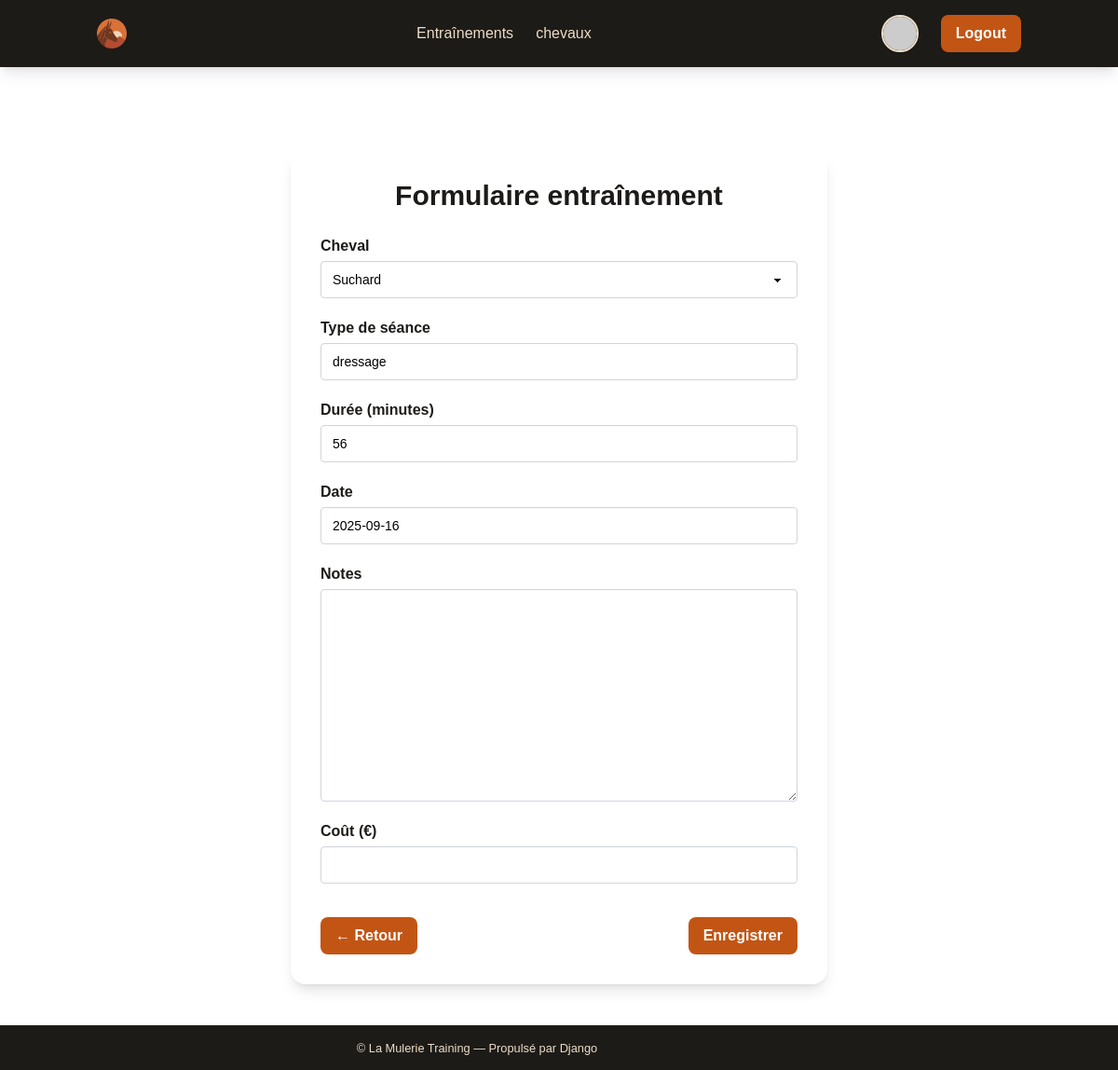
Before: /entrainement/5/edit/ (signed in) with the older database file.
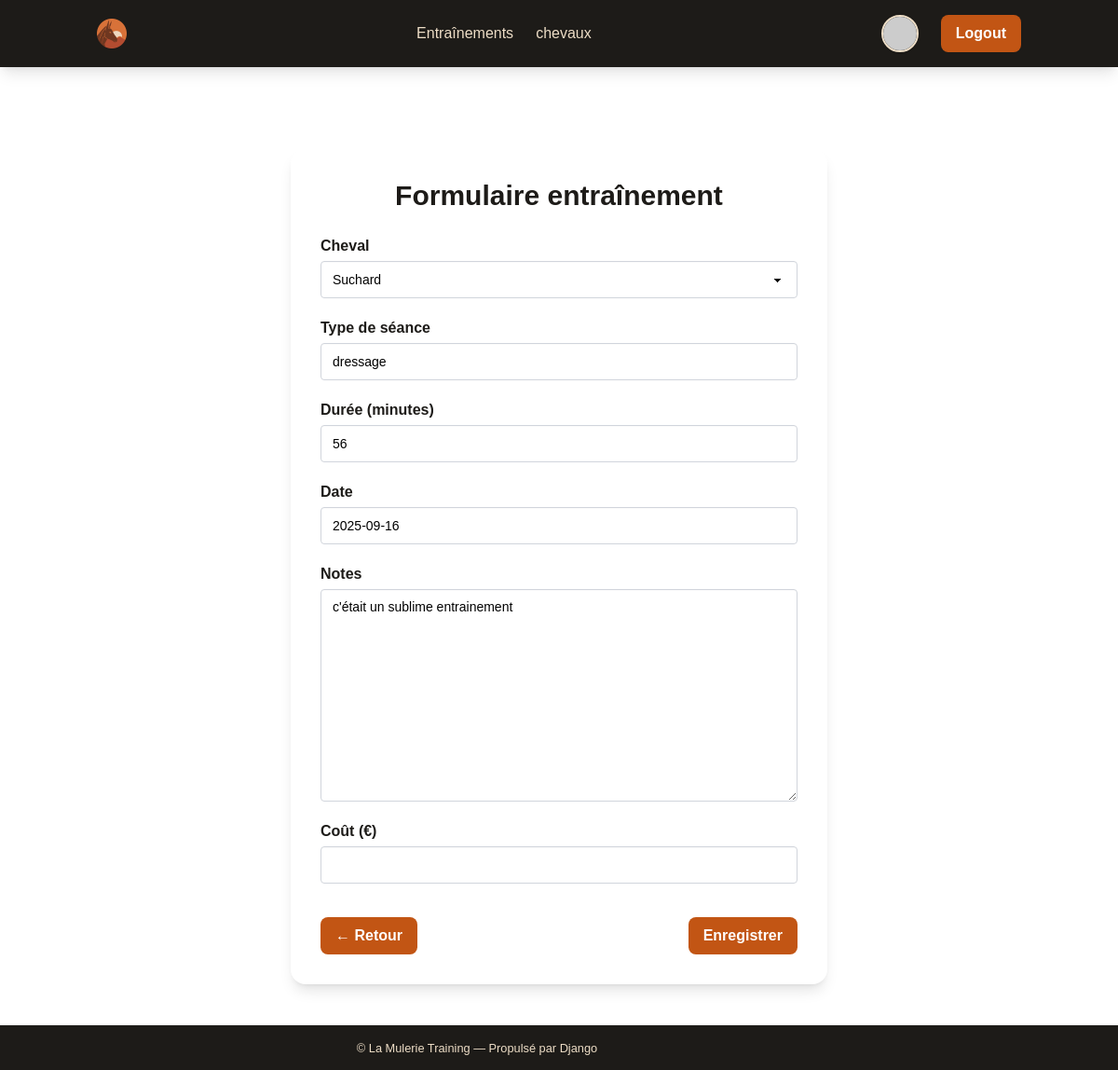
After: the same page with the newer database file.
### training/models.py (models this page shows, shortened)
class TrainingSession(models.Model):
    cheval = models.ForeignKey('Horse', on_delete=models.CASCADE, related_name='trainings')
    cavalier = models.ForeignKey(
        settings.AUTH_USER_MODEL,
        on_delete=models.CASCADE,
        related_name='sessions',
        null=True,  # <-- Ajoute null=True
        blank=True  # <-- Ajoute blank=True pour l'admin
    )
    date = models.DateField(default=django.utils.timezone.now)
    type_seance = models.CharField(max_length=100)
    duree = models.PositiveIntegerField(help_text="Durée en minutes")
    notes = models.TextField(blank=True, null=True)
    cout = models.DecimalField(max_digits=7, decimal_places=2, blank=True, null=True, help_text="Coût de l'entraînement en euros")

### training/views.py (the view)
# urls.py: path('entrainement/<int:pk>/edit/', views.training_edit, name='training_edit'),
@login_required
def training_edit(request, pk):
    training = get_object_or_404(TrainingSession, pk=pk, cavalier=request.user)
    user_horses = Horse.objects.filter(proprietaire=request.user)
    if request.method == 'POST':
        form = TrainingSessionForm(request.POST, instance=training)
        form.fields['cheval'].queryset = user_horses
        if form.is_valid():
            training = form.save(commit=False)
            training.cavalier = request.user
            training.save()
            return redirect('home_training')
    else:
        form = TrainingSessionForm(instance=training)
        form.fields['cheval'].queryset = user_horses
    return render(request, 'training/training_form.html', {'form': form, 'training': training})

### training/forms.py
class TrainingSessionForm(forms.ModelForm):
    class Meta:
        model = TrainingSession
        fields = ['date', 'type_seance', 'duree', 'notes', 'cheval','cout']  # Ne pas inclure 'cheval' ni 'cavalier'

### la_mulerie_training/templatetags/templatetags/form_tags.py (called while the page is built)
@register.filter(name='add_class')
def add_class(field, css):
    return field.as_widget(attrs={"class": css})

### training/models.py (called while the page is built)
    def __str__(self):
        return self.nom

### training/templates/training/training_form.html (shortened to what this page needs)
{% extends 'la_mulerie_training/base.html' %}
{% load templatetags.form_tags %}
{% block content %}
<div class="max-w-xl mx-auto  rounded-2xl shadow-lg p-8 mt-10">
    <h2 class="text-3xl font-bold mb-6 text-center text-muletier">Formulaire entraînement</h2>
    <form method="post" class="space-y-5">
        <div>
            <label for="id_cheval" class="block mb-1 font-semibold text-muletier">Cheval</label>
            {{ form.cheval|add_class:"select select-bordered w-full bg-white border-gray-300" }}
        </div>
        <div>
            <label for="id_type_seance" class="block mb-1 font-semibold text-muletier">Type de séance</label>
            {{ form.type_seance|add_class:"input input-bordered w-full bg-white border-gray-300" }}
        </div>
        <div>
            <label for="id_duree" class="block mb-1 font-semibold text-muletier">Durée (minutes)</label>
            {{ form.duree|add_class:"input input-bordered w-full bg-white border-gray-300" }}
        </div>
        <div>
            <label for="id_date" class="block mb-1 font-semibold text-muletier">Date</label>
            {{ form.date|add_class:"input input-bordered w-full bg-white border-gray-300" }}
        </div>
        <div>
            <label for="id_notes" class="block mb-1 font-semibold text-muletier">Notes</label>
            {{ form.notes|add_class:"textarea textarea-bordered w-full bg-white border-gray-300" }}
        </div>
        <div>
            <label for="id_cout" class="block mb-1 font-semibold text-muletier">Coût (€)</label>
            {{ form.cout|add_class:"input input-bordered w-full bg-white border-gray-300" }}
        </div>
        <div class="flex justify-between items-center pt-4">
            <a href="{% url 'home_training' %}"
               class="px-4 py-2 rounded-lg bg-orange text-white font-semibold hover:bg-orange-600 transition">
               ← Retour
            </a>
            <button type="submit"
                    class="px-4 py-2 rounded-lg bg-orange text-white font-semibold hover:bg-orange-600 transition">
                Enregistrer
            </button>
        </div>
    </form>
</div>
{% endblock %}

Changed rows visible on the page:
changed TrainingSession "Suchard": notes (not shown) → "c'était un sublime entrainement"
